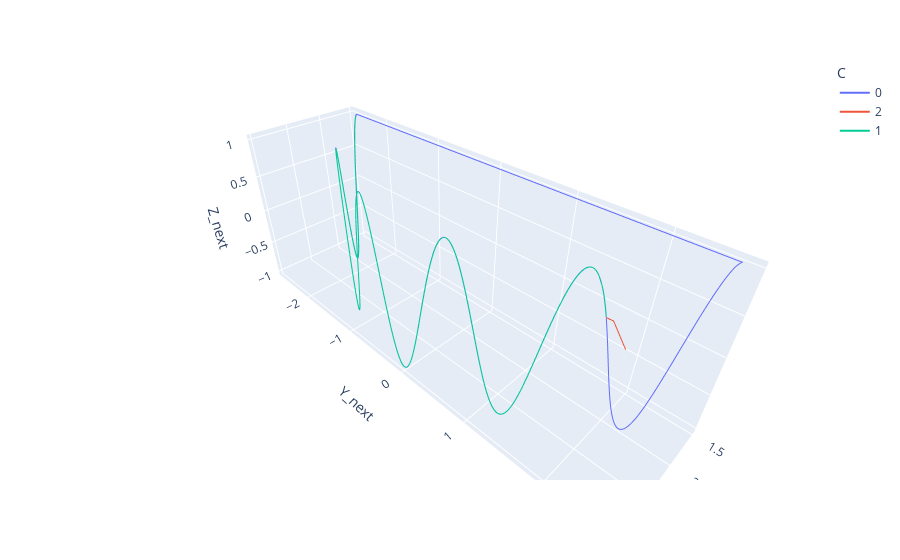

Write notebook code for a chart like this one.
### Code cell
fig = px.line_3d(plot_data, x="X_next", y="Y_next", z="Z_next",color="C")
fig.show()

### Figure 1 — Plotly figure (JSON) as saved in the notebook; plotly's stock layout.template omitted (floating-point values rounded to 4 significant figures; data arrays with more than 128 entries replaced by an {"elided": "..."} marker saying what was removed)
{"data": [{"hovertemplate": "C=0<br>X_next=%{x}<br>Y_next=%{y}<br>Z_next=%{z}<extra></extra>", "legendgroup": "0", "line": {"color": "#636efa", "dash": "solid"}, "marker": {"symbol": "circle"}, "mode": "lines", "name": "0", "scene": "scene", "showlegend": true, "type": "scatter3d", "x": {"elided": "3000 float values"}, "y": {"elided": "3000 float values"}, "z": {"elided": "3000 float values"}}, {"hovertemplate": "C=2<br>X_next=%{x}<br>Y_next=%{y}<br>Z_next=%{z}<extra></extra>", "legendgroup": "2", "line": {"color": "#EF553B", "dash": "solid"}, "marker": {"symbol": "circle"}, "mode": "lines", "name": "2", "scene": "scene", "showlegend": true, "type": "scatter3d", "x": {"elided": "501 float values"}, "y": {"elided": "501 float values"}, "z": {"elided": "501 float values"}}, {"hovertemplate": "C=1<br>X_next=%{x}<br>Y_next=%{y}<br>Z_next=%{z}<extra></extra>", "legendgroup": "1", "line": {"color": "#00cc96", "dash": "solid"}, "marker": {"symbol": "circle"}, "mode": "lines", "name": "1", "scene": "scene", "showlegend": true, "type": "scatter3d", "x": {"elided": "2500 float values"}, "y": {"elided": "2500 float values"}, "z": {"elided": "2500 float values"}}], "layout": {"legend": {"title": {"text": "C"}, "tracegroupgap": 0}, "margin": {"t": 60}, "scene": {"domain": {"x": [0, 1], "y": [0, 1]}, "xaxis": {"title": {"text": "X_next"}}, "yaxis": {"title": {"text": "Y_next"}}, "zaxis": {"title": {"text": "Z_next"}}}}}
